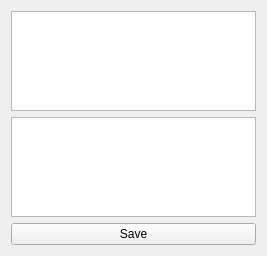
<?xml version="1.0" encoding="UTF-8"?>
<ui version="4.0">
 <class>Form</class>
 <widget class="QWidget" name="Form">
  <property name="geometry">
   <rect>
    <x>0</x>
    <y>0</y>
    <width>267</width>
    <height>256</height>
   </rect>
  </property>
  <property name="windowTitle">
   <string>Form</string>
  </property>
  <layout class="QHBoxLayout" name="horizontalLayout_2">
   <item>
    <layout class="QVBoxLayout" name="verticalLayout">
     <item>
      <widget class="QTextEdit" name="topCardEdit"/>
     </item>
     <item>
      <widget class="QTextEdit" name="buttomCardEdit"/>
     </item>
     <item>
      <layout class="QHBoxLayout" name="horizontalLayout">
       <item>
        <widget class="QPushButton" name="saveButton">
         <property name="text">
          <string>Save</string>
         </property>
        </widget>
       </item>
      </layout>
     </item>
    </layout>
   </item>
  </layout>
 </widget>
 <resources/>
 <connections/>
</ui>
